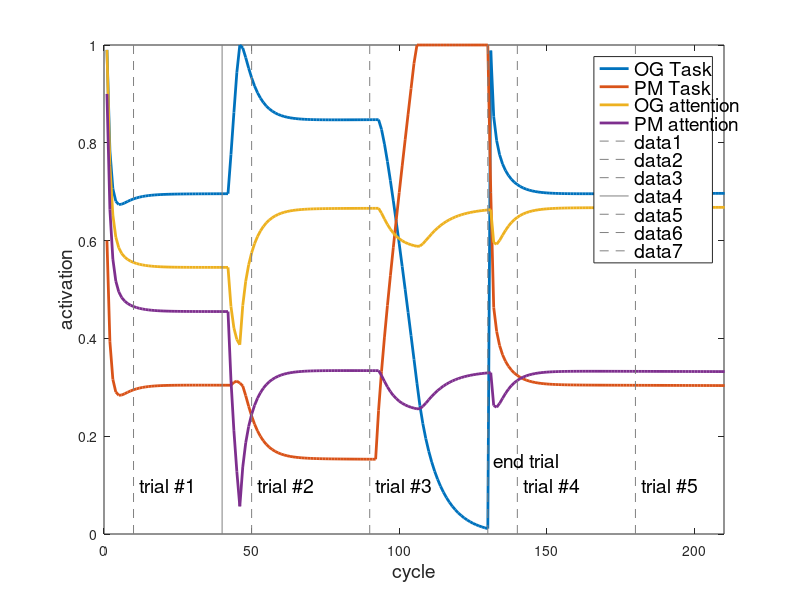

Write MATLAB code to recreate this figure.

x = [-1:0.2:5];
x = 1;
cycs = 250;

%{
I = 0;
li = -2; % lateral inhibition
se = -2; % self-excitation
ve = 0; % vertical excitation
ci = 0; % cross-inhibition
step = 0.2;
%}

I = 3;
li = -2; % lateral inhibition
se = -2 + 0.001; % self-excitation
ve = -1; % vertical excitation
ci = -1; % cross-inhibition
step = 0.1;


W = [
    se li ve ci 0;
    li se ci ve 0;
    ve ci se li 0;
    ci ve li se 0;
    0 0 0 0 0;
    ];
b_high = [I I I I 0];
b_low = b_high / 10;
b = b_high;
init_a = [0.99 0.6 0.99 0.9 0];

z = zeros(size(x, 2));

for i = 1:size(x, 2)
    for j = 1:size(x, 2)
        a1 = x(i);
        a2 = x(j);
 
        a = [a1 a2 a1 a2];
        if size(x, 2) == 1
            a = init_a;
        end
        net = [0 0 0 0];
        avg = [0 0 0 0];
        act = zeros(cycs+1, 5);
                                                %act(1,:) = 1 ./ (1 + exp(-a));
                                                act(1,:) = a;
        for cyc = 1:cycs
            net = a * W + b;

            if cyc > 40 && cyc < 45
                b = [I+0.8 I+0.1 I-0.8 I-1.4 0];
            else
                b = b_high;
            end
            
            if cyc > 90 && cyc < 130
                b(2) = 4;
            else
                if cyc == 130 || cyc == 131
                    a(1:2) = init_a(1:2);
                end
                b(2) = I;
            end
            
            
            %b = b - b * 0.00001;

            
            %{
            if cyc > 50 && cyc < 70
                b = b_low;
            else
                b = b_high;
            end
            %}

            
            %if cyc > 20 && cyc < 40
            %    b(5) = 15;
            %else
            %    b(5) = I;
            %end
            
                                                da = net;
                                                %da = -a + quadsquare(b + a * W);
            a = a + step * da;
            a = min(a, 1);
            a = max(a, 0);
                                                %act(cyc+1,:) = 1 ./ (1 + exp(-a));
                                                act(cyc+1,:) = a;
        end
        z(i, j) = norm(act(end,:) - act(1,:));
        
        if size(x, 2) == 1
            figure;
            
            plot(act(:,1:4), 'LineWidth', 2);
            ylim([0 1]);
            xlim([0 210]);
            legend('OG Task', 'PM Task', 'OG attention', 'PM attention', 'Load');
            ylabel('activation');
            xlabel('cycle');
            line([10 10],ylim, 'LineStyle', '--', 'Color',[0.5 0.5 0.5]);
            line([50 50],ylim, 'LineStyle', '--', 'Color',[0.5 0.5 0.5]);
            line([90 90],ylim, 'LineStyle', '--', 'Color',[0.5 0.5 0.5]);
            line([40 40],ylim, 'LineStyle', '-', 'Color',[0.5 0.5 0.5]);
            
            line([130 130],ylim, 'LineStyle', '--', 'Color',[0.5 0.5 0.5]);
            line([140 140],ylim, 'LineStyle', '--', 'Color',[0.5 0.5 0.5]);
            line([180 180],ylim, 'LineStyle', '--', 'Color',[0.5 0.5 0.5]);
            
            text(12, 0.1, 'trial #1');
            text(52, 0.1, 'trial #2');
            
            text(92, 0.1, 'trial #3');
            text(132, 0.15, 'end trial');            
            text(142, 0.1, 'trial #4');
            text(182, 0.1, 'trial #5');
            
            %title('Ongoing Trials, 5 WM units');            
            %title('Task Switch, 5 WM units');
            
            figureHandle = gcf;
            set(findall(figureHandle,'type','text'),'fontSize',14);
        end
    end
end

if size(x, 2) > 1
    figure;
    surf(x, x, z);
end